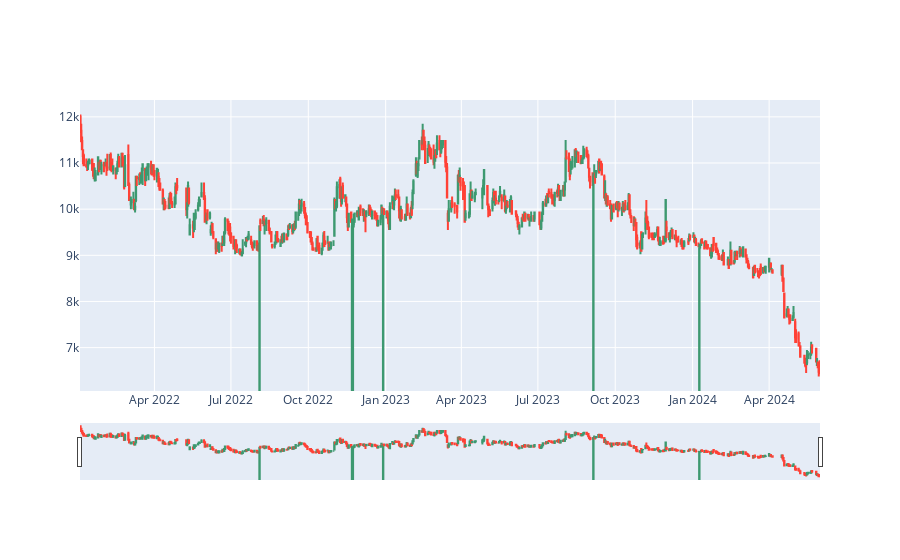

Write notebook code for a chart like this one.
### Code cell
name = "intp".upper()
fig = go.Figure(data=[go.Candlestick(x=df_intp['prev'].index,
                open=df_intp['open'],
                high=df_intp['high'],
                low=df_intp['low'],
                close=df_intp['close'])])

fig.show()

plt.plot(df_intp['close'], color='cornflowerblue', label=name)
plt.xlabel('Tanggal', fontsize=20)
plt.ylabel('Harga Penutupan dalam Rupiah (Rp)', fontsize=10)
plt.legend()
plt.title('Riwayat Harga Penutupan pada Emiten '+ name)
import calplot
import matplotlib.pyplot as plt

calplot.calplot(df_intp['close'], yearascending = False,
                suptitle = 'Hari Kerja Bursa 2022 - Mei 2024', 
                suptitle_kws = {'x': 0.5, 'y': 1.0})
# plt.show()
fig = plt.figure(figsize =(10, 7)) 
# Creating plot
plt.boxplot(df_intp['close'])
# show plot
plt.show()
df_intp['close'].hist(bins=10, figsize=[14,6])

### Figure 1 — Plotly figure (JSON) as saved in the notebook; plotly's stock layout.template omitted (floating-point values rounded to 4 significant figures; data arrays with more than 128 entries replaced by an {"elided": "..."} marker saying what was removed)
{"data": [{"close": {"elided": "577 int values"}, "high": {"elided": "577 int values"}, "low": {"elided": "577 int values"}, "open": {"elided": "577 int values"}, "type": "candlestick", "x": {"elided": "577 str values"}}], "layout": {}}
